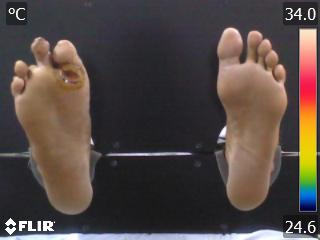
#> input picture Assets/foreground/visual/1.jpg, 320 x 240 px; its folder holds only this picture in this run
$ jupyter execute --allow-errors Foreground.ipynb
#> lines starting #> are read from the running program, lines starting #| are printed output that depends on the picture; after the words box and inside, x2 and y2 are one past the last pixel; in counts of white or black regions, pixels touching at a corner belong together
#> further down, img is the input picture: shape (240, 320, 3); mean B, G, R 67.7, 71.3, 82
[cell 1]
import cv2 as cv
import numpy as np
import matplotlib.pyplot as plt
from matplotlib import cm

[cell 2]
# [42 lines left out: function watershed, not called in this run]

[cell 3]
def otsuThreshold(image, Timage, index):
    blurred = cv.blur(image, (3,3))
    img = cv.cvtColor(blurred, cv.COLOR_BGR2GRAY)
    _, th = cv.threshold(img, 0, 255, cv.THRESH_BINARY + cv.THRESH_OTSU)

    cv.imshow('res', th)
    cv.waitKey(0)
    cv.destroyAllWindows()

    contours, _ = cv.findContours(th, cv.RETR_TREE, cv.CHAIN_APPROX_SIMPLE)
    copy = Timage.copy()
    black = np.zeros(Timage.shape)
    black_edges = cv.drawContours(black, contours, -1, (255,255,255), 1)
    th_edges = cv.drawContours(copy, contours, -1, (255,255,255), 1)

    cv.imshow('edges', black_edges)
    cv.waitKey(0)
    cv.destroyAllWindows()

    cv.imshow('edges', th_edges)
    cv.waitKey(0)
    cv.destroyAllWindows()

    masked = cv.bitwise_and(Timage, Timage, mask=th)

    gray = cv.cvtColor(masked, cv.COLOR_BGR2GRAY)
    for i in gray:
        print(i)

    cv.imshow('masked', masked)
    cv.waitKey(0)
    cv.destroyAllWindows()

[cell 4]
# [15 lines left out: function GrabCut, not called in this run]

[cell 5]
# [43 lines left out: function CannyWithOtsu, not called in this run]

[cell 6]
# [19 lines left out: function adaptThreshold, not called in this run]

[cell 7]
def ImgProcess(img, Timg, cropX, cropY, index):
    x1, x2 = cropX[index-1]
    y1, y2 = cropY[index-1]
    vis = img[y1:y2, x1:x2]
    th = Timg[y1:y2, x1:x2]

    cv.imwrite('./cropped/' + str(index) + '.jpg', vis)

    cv.imshow('Visual', vis)
    cv.waitKey(0)
    cv.destroyAllWindows()

    otsuThreshold(vis, th, index)

[cell 8]
cropX = [(5, 294), (5, 295), (11, 296), (5,293), (8, 292)]
cropY = [(24, 217), (27, 228), (10, 193), (35,210), (3, 218)]

#> (the rest of this cell did not finish here and is left out)

#> in ImgProcess, `vis = img[y1:y2, x1:x2]`:
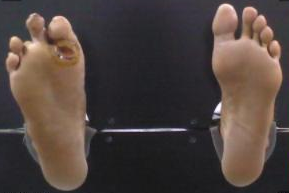
#> vis: shape (193, 289, 3); mean B, G, R 62.3, 66.6, 78.5
#> in otsuThreshold, `img = cv.cvtColor(blurred, cv.COLOR_BGR2GRAY)`:
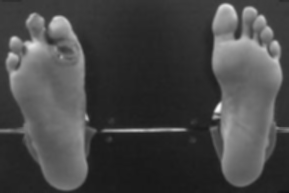
#> img: shape (193, 289); min 19, max 250, mean 69.6
#> in otsuThreshold, `_, th = cv.threshold(img, 0, 255, cv.THRESH_BINARY + cv.THRESH_OTSU)`:
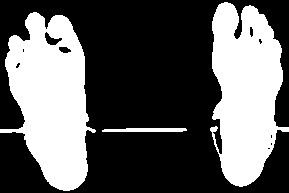
#> th: shape (193, 289); 37.2% white; 3 white regions
#> in otsuThreshold, `contours, _ = cv.findContours(th, cv.RETR_TREE, cv.CHAIN_APPROX_SIMPLE)`: contours = 12 contours, 6 with area under 20; largest, box (x1, y1, x2, y2) and area: (0, 12, 96, 191) 10443, (210, 2, 289, 187) 9686, (102, 128, 187, 132) 223, (44, 31, 63, 46) 124, (58, 46, 72, 54) 68, (249, 26, 254, 38) 36
#> in otsuThreshold, `black_edges = cv.drawContours(black, contours, -1, (255,255,255), 1)`:
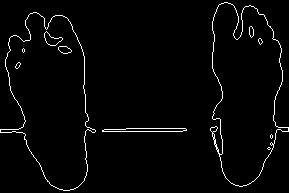
#> black_edges: shape (193, 289, 3) float64; 2.5% white in thin lines or dots
#> in otsuThreshold, `th_edges = cv.drawContours(copy, contours, -1, (255,255,255), 1)`:
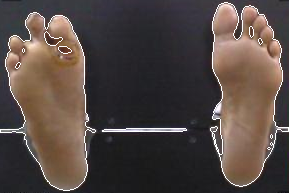
#> th_edges: shape (193, 289, 3); mean B, G, R 66.6, 70.7, 82.3
#> in otsuThreshold, `masked = cv.bitwise_and(Timage, Timage, mask=th)`:
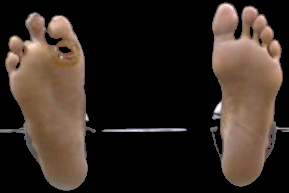
#> masked: shape (193, 289, 3); mean B, G, R 34.4, 41.3, 52.1
#> in otsuThreshold, `gray = cv.cvtColor(masked, cv.COLOR_BGR2GRAY)`:
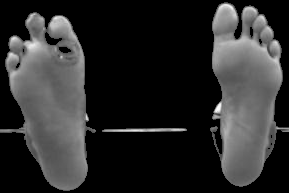
#> gray: shape (193, 289); min 0, max 253, mean 43.8
#> the loop in otsuThreshold, `for i in gray:` made 193 passes
#> (printed output is left out)
